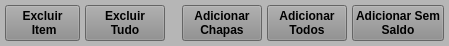
           <widget class="QWidget" name="widget_Cor4" native="true">
            <property name="maximumSize">
             <size>
              <width>16777215</width>
              <height>45</height>
             </size>
            </property>
            <property name="styleSheet">
             <string notr="true">background-color: rgb(182, 182, 182);</string>
            </property>
            <layout class="QHBoxLayout" name="horizontalLayout_14">
             <property name="spacing">
              <number>5</number>
             </property>
             <property name="leftMargin">
              <number>5</number>
             </property>
             <property name="topMargin">
              <number>5</number>
             </property>
             <property name="rightMargin">
              <number>5</number>
             </property>
             <property name="bottomMargin">
              <number>5</number>
             </property>
             <item>
              <widget class="QPushButton" name="btn_ExcluirItem_Rec">
               <property name="sizePolicy">
                <sizepolicy hsizetype="Fixed" vsizetype="Preferred">
                 <horstretch>0</horstretch>
                 <verstretch>0</verstretch>
                </sizepolicy>
               </property>
               <property name="maximumSize">
                <size>
                 <width>75</width>
                 <height>16777215</height>
                </size>
               </property>
               <property name="font">
                <font>
                 <pointsize>9</pointsize>
                 <weight>75</weight>
                 <bold>true</bold>
                </font>
               </property>
               <property name="cursor">
                <cursorShape>PointingHandCursor</cursorShape>
               </property>
               <property name="layoutDirection">
                <enum>Qt::LeftToRight</enum>
               </property>
               <property name="autoFillBackground">
                <bool>false</bool>
               </property>
               <property name="styleSheet">
                <string notr="true">background-color: rgb(141, 141, 141);</string>
               </property>
               <property name="text">
                <string>Excluir 
 Item</string>
               </property>
               <property name="checkable">
                <bool>false</bool>
               </property>
               <property name="autoDefault">
                <bool>false</bool>
               </property>
               <property name="default">
                <bool>false</bool>
               </property>
               <property name="flat">
                <bool>false</bool>
               </property>
              </widget>
             </item>
             <item>
              <widget class="QPushButton" name="btn_ExcluirTudo_Rec">
               <property name="sizePolicy">
                <sizepolicy hsizetype="Fixed" vsizetype="Preferred">
                 <horstretch>0</horstretch>
                 <verstretch>0</verstretch>
                </sizepolicy>
               </property>
               <property name="maximumSize">
                <size>
                 <width>80</width>
                 <height>16777215</height>
                </size>
               </property>
               <property name="font">
                <font>
                 <pointsize>9</pointsize>
                 <weight>75</weight>
                 <bold>true</bold>
                </font>
               </property>
               <property name="cursor">
                <cursorShape>PointingHandCursor</cursorShape>
               </property>
               <property name="layoutDirection">
                <enum>Qt::LeftToRight</enum>
               </property>
               <property name="autoFillBackground">
                <bool>false</bool>
               </property>
               <property name="styleSheet">
                <string notr="true">background-color: rgb(141, 141, 141);</string>
               </property>
               <property name="text">
                <string>Excluir
Tudo</string>
               </property>
               <property name="checkable">
                <bool>false</bool>
               </property>
               <property name="autoDefault">
                <bool>false</bool>
               </property>
               <property name="default">
                <bool>false</bool>
               </property>
               <property name="flat">
                <bool>false</bool>
               </property>
              </widget>
             </item>
             <item>
              <widget class="QLabel" name="label_2">
               <property name="text">
                <string/>
               </property>
              </widget>
             </item>
             <item>
              <widget class="QPushButton" name="btn_Adicionar_Chapas">
               <property name="sizePolicy">
                <sizepolicy hsizetype="Fixed" vsizetype="Preferred">
                 <horstretch>0</horstretch>
                 <verstretch>0</verstretch>
                </sizepolicy>
               </property>
               <property name="maximumSize">
                <size>
                 <width>80</width>
                 <height>16777215</height>
                </size>
               </property>
               <property name="font">
                <font>
                 <pointsize>9</pointsize>
                 <weight>75</weight>
                 <bold>true</bold>
                </font>
               </property>
               <property name="cursor">
                <cursorShape>PointingHandCursor</cursorShape>
               </property>
               <property name="layoutDirection">
                <enum>Qt::LeftToRight</enum>
               </property>
               <property name="autoFillBackground">
                <bool>false</bool>
               </property>
               <property name="styleSheet">
                <string notr="true">background-color: rgb(141, 141, 141);</string>
               </property>
               <property name="text">
                <string>Adicionar
Chapas</string>
               </property>
               <property name="checkable">
                <bool>false</bool>
               </property>
               <property name="autoDefault">
                <bool>false</bool>
               </property>
               <property name="default">
                <bool>false</bool>
               </property>
               <property name="flat">
                <bool>false</bool>
               </property>
              </widget>
             </item>
             <item>
              <widget class="QPushButton" name="btn_Adicionar_Todos">
               <property name="sizePolicy">
                <sizepolicy hsizetype="Preferred" vsizetype="Preferred">
                 <horstretch>0</horstretch>
                 <verstretch>0</verstretch>
                </sizepolicy>
               </property>
               <property name="minimumSize">
                <size>
                 <width>0</width>
                 <height>0</height>
                </size>
               </property>
               <property name="maximumSize">
                <size>
                 <width>100</width>
                 <height>16777215</height>
                </size>
               </property>
               <property name="font">
                <font>
                 <pointsize>9</pointsize>
                 <weight>75</weight>
                 <bold>true</bold>
                </font>
               </property>
               <property name="cursor">
                <cursorShape>PointingHandCursor</cursorShape>
               </property>
               <property name="layoutDirection">
                <enum>Qt::LeftToRight</enum>
               </property>
               <property name="autoFillBackground">
                <bool>false</bool>
               </property>
               <property name="styleSheet">
                <string notr="true">background-color: rgb(141, 141, 141);</string>
               </property>
               <property name="text">
                <string>Adicionar
Todos</string>
               </property>
               <property name="checkable">
                <bool>false</bool>
               </property>
               <property name="autoDefault">
                <bool>false</bool>
               </property>
               <property name="default">
                <bool>false</bool>
               </property>
               <property name="flat">
                <bool>false</bool>
               </property>
              </widget>
             </item>
             <item>
              <widget class="QPushButton" name="btn_Adicionar_SemSaldo">
               <property name="sizePolicy">
                <sizepolicy hsizetype="Preferred" vsizetype="Preferred">
                 <horstretch>0</horstretch>
                 <verstretch>0</verstretch>
                </sizepolicy>
               </property>
               <property name="minimumSize">
                <size>
                 <width>0</width>
                 <height>0</height>
                </size>
               </property>
               <property name="maximumSize">
                <size>
                 <width>100</width>
                 <height>16777215</height>
                </size>
               </property>
               <property name="font">
                <font>
                 <pointsize>9</pointsize>
                 <weight>75</weight>
                 <bold>true</bold>
                </font>
               </property>
               <property name="cursor">
                <cursorShape>PointingHandCursor</cursorShape>
               </property>
               <property name="layoutDirection">
                <enum>Qt::LeftToRight</enum>
               </property>
               <property name="autoFillBackground">
                <bool>false</bool>
               </property>
               <property name="styleSheet">
                <string notr="true">background-color: rgb(141, 141, 141);</string>
               </property>
               <property name="text">
                <string>Adicionar Sem
Saldo</string>
               </property>
               <property name="checkable">
                <bool>false</bool>
               </property>
               <property name="autoDefault">
                <bool>false</bool>
               </property>
               <property name="default">
                <bool>false</bool>
               </property>
               <property name="flat">
                <bool>false</bool>
               </property>
              </widget>
             </item>
            </layout>
           </widget>
